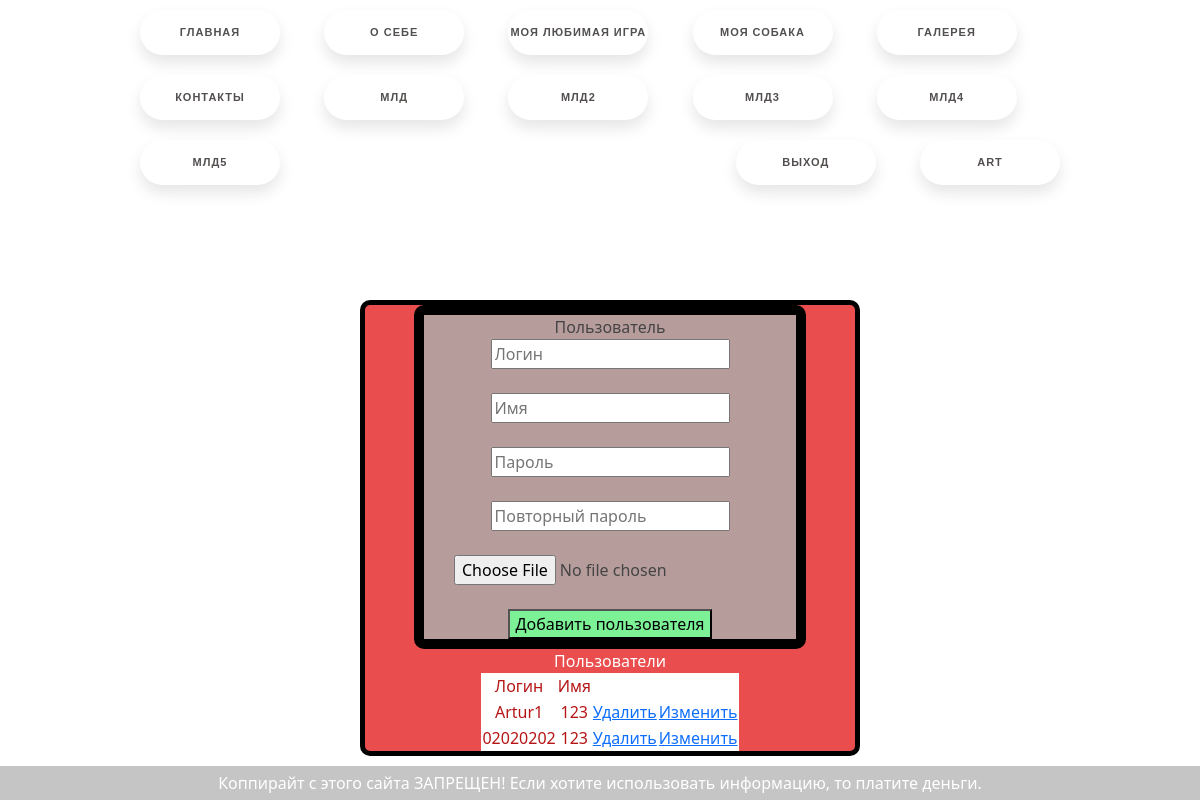
The app's page /labs/admin.php (signed in), older data.
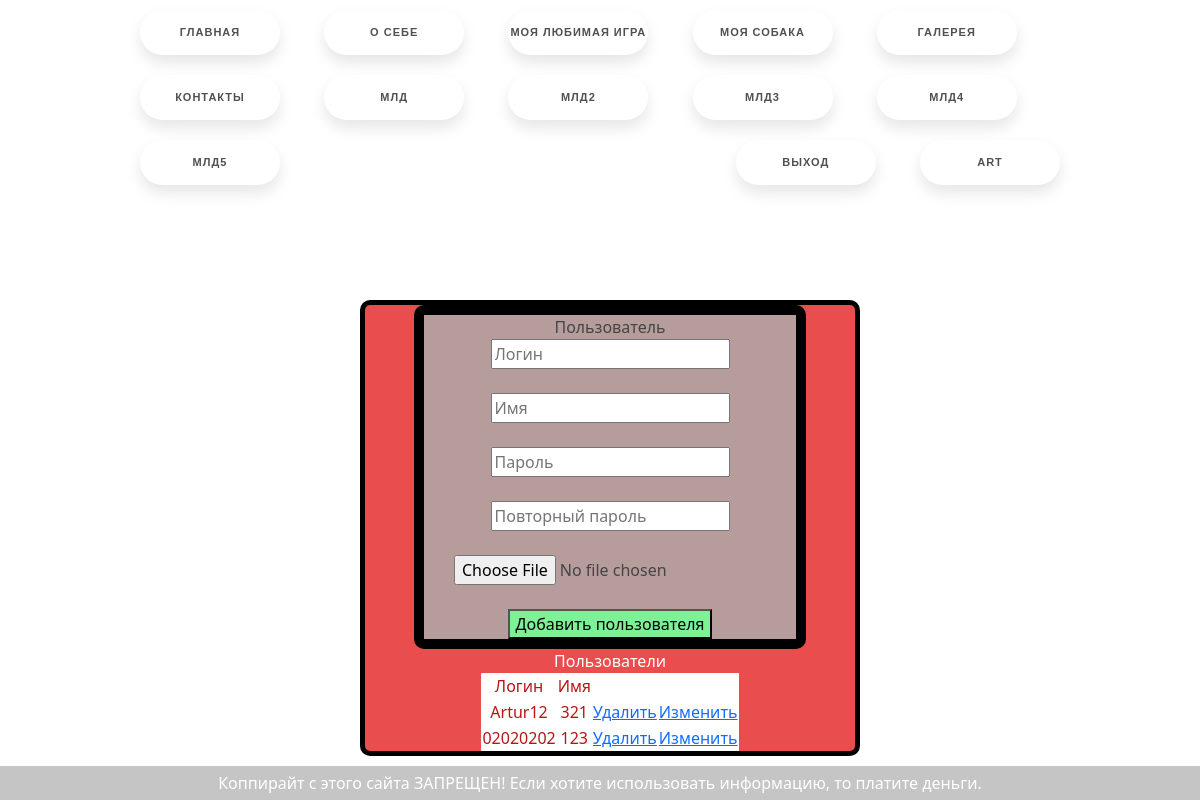
The same page, newer data.
### tables this page shows
CREATE TABLE `users` (
  `id` int UNSIGNED NOT NULL,
  `login` varchar(100) NOT NULL,
  `pass` varchar(32) NOT NULL,
  `name` varchar(50) NOT NULL,
  `admin` varchar(500) DEFAULT NULL,
  `image` varchar(500) NOT NULL
);

### labs/admin.php (the view, shortened to what this page needs)
<!DOCTYPE html>
<html lang="ru">
<head>
<link rel="stylesheet" href="styles/styles.css">
<link href="https://cdn.jsdelivr.net/npm/bootstrap@5.1.3/dist/css/bootstrap.min.css" rel="stylesheet">
</head>
<div class="op">
<body bgcolor="white">
<tr>
<a href="index.php" class="floating-button">Главная</a></td>
<a href="YA.php" class="floating-button">О себе</a></td>
<a href="game.php" class="floating-button">Моя любимая игра</a></td>
<a href="sobaka.php" class="floating-button">Моя собака</a></td>
<a href="galereya.php" class="floating-button">Галерея</a></td>
<a href="kontakt.php" class="floating-button">Контакты</a></td>
<a href="mlimd1.php" class="floating-button">МЛД</a></td>
<a href="mlimd2.php" class="floating-button">МЛД2</a></td>
<a href="mlimd3.php" class="floating-button">МЛД3</a></td>
<a href="mlimld4.1.php" class="floating-button">МЛД4</a></td>
<a href="ml5.php" class="floating-button">МЛД5</a></td>
        <div class="avtorisator">
            <?php
                if($_COOKIE['user']==''):
            ?>
            <a href="registr.php" class="floating-button">Регистрация/вход</a></td>
            </a>
            <?php else:?>
                <div>
                    <a href="exit.php" class="floating-button">Выход</a>
                    <a href="userpage.php" class="floating-button"><?=$_COOKIE['user']?></a>
                </div>
            <?php endif;?>
        </div>
<div class="cont">
<?php if($_COOKIE['admin']==1):?>
    <div class="adminpanel">
    <form action="adminadd.php" method="post" enctype="multipart/form-data" class="admininput">
        Пользователь<br>
        <input type="text"  placeholder="Логин" class="textarea" name="login" id="login"/> <br>
        <input type="text"  placeholder="Имя" class="textarea" name="name" id="name"/><?php if($_COOKIE['error7'] != ""){ print($_COOKIE['error7']);setcookie("error7", "Недопустимая длина имени", time() - 3600 * 24 * 30, "/");} ?><br>
        <input type="password"  placeholder="Пароль" class="textarea" name="pass" id="pass"/> <br>
        <input type="password"  placeholder="Повторный пароль" class="textarea" name="pass2" id="pass2"/> <br>
        <input type="file" class="file" name="img_upload" id="img_upload"/> <?php if($_COOKIE['error10'] != ""){ print($_COOKIE['error10']);setcookie("error10", "Загрузите аватарку", time() - 3600 * 24 * 30, "/");} ?> <br>
        <button class="addbutton" type="submit" id="add" name="add">Добавить пользователя</button>
    </form>
    <?php
     $link= new mysqli('127.0.0.1','root','','register-bd');
     $result=$link->query("SELECT * FROM users");
     for($data=[];$row=$result->fetch_assoc();){
        if($row['login']!="Admin"){
            $data[]=$row;
        }
     };
     ?>
     <table>
     <div class="tabletext">
     Пользователи
    </div>
    <tr>
    <td>Логин</td>
    <td>Имя</td>
     <?php foreach ($data as $user){?>
        <tr>
            <td><?=$user['login']?></td>
            <td><?=$user['name']?></td>
            <td><a href="?del=<?=$user['login']?>">Удалить</a></td>
            <td><a href="update.php?id=<?=$user['id']?>">Изменить</a></td>
        </tr>
        <?php }?>
     </table>
    <?php else:?>
        Данный пользователь не является админом
    <?php endif;?>
    </div>
</div>
<div class="footer">Коппирайт с этого сайта ЗАПРЕЩЕН! Если хотите использовать информацию, то платите деньги.</div>
</body>
</html>

### labs/styles/styles.css (style rules this page uses)
.avtorisator { float: right; }
body { margin: 0%; background-color: #0000002a; overflow-x: hidden; background: url("https://i.gifer.com/CxKT.gif"); background-repeat: no-repeat; background-size: cover; background-attachment: fixed; background-position: top; }
form { width: 500px; }
.op { max-width: 3000px; margin:0px auto; }
@media (max-width:3000px) { .op { max-width: 1600px; } }
@media (max-width:1660px) { .op { max-width: 1200px; } }
@media (max-width:1220px) { .op { max-width: 970px; } }
.footer { position: fixed; bottom: 0; left: 0; padding:5px 0; background: rgb(197, 197, 197); color: #fff; text-align: center; width: 100%; }
html { position: relative; min-height: 100%; }
body { padding:0 10% 80px 10%; }
.floating-button { text-decoration: none; display: inline-block; width: 140px; height: 45px; line-height: 45px; border-radius: 45px; margin: 10px 20px; font-family: 'Montserrat', sans-serif; font-size: 11px; text-transform: uppercase; text-align: center; letter-spacing: 1px; font-weight: 600; color: #524f4e; background: white; box-shadow: 0 8px 15px rgba(0, 0, 0, .1); transition: .3s; }
.cont { position: fixed; height: 500px; width: 500px; display: flex; flex-direction: row; border-radius: 20px; margin: 0; }
.adminpanel { width: 500px; position: fixed; left: 30%; top: 300px; display: flex; flex-direction: column; text-align: center; align-items: center; font-size: 100%; color: rgb(182, 21, 21); background-color: #e94d4d; border:5px solid black; border-radius: 10px; overflow: hidden; }
.admininput { max-height: 500px; display: inline-flex; flex-direction: column; align-items: center; width: 80%; position: relative; text-align: center; color: rgb(68, 68, 68); background-color: #adadadd2; border: 10px solid black; border-radius: 10px; }
.addbutton { font-size: 100%; font-family:'Segoe UI'; text-align: center; background-color: rgb(124, 241, 150); }
table { width: 80px; background-color: white; }
td { border: 10px solid black; text-align: center; background-color: white; }
.tabletext { color:white; }

Row changes from the older to the newer data that the page shows:
removed users: login "Artur1", name "123"
added users: login "Artur12", name "321"
